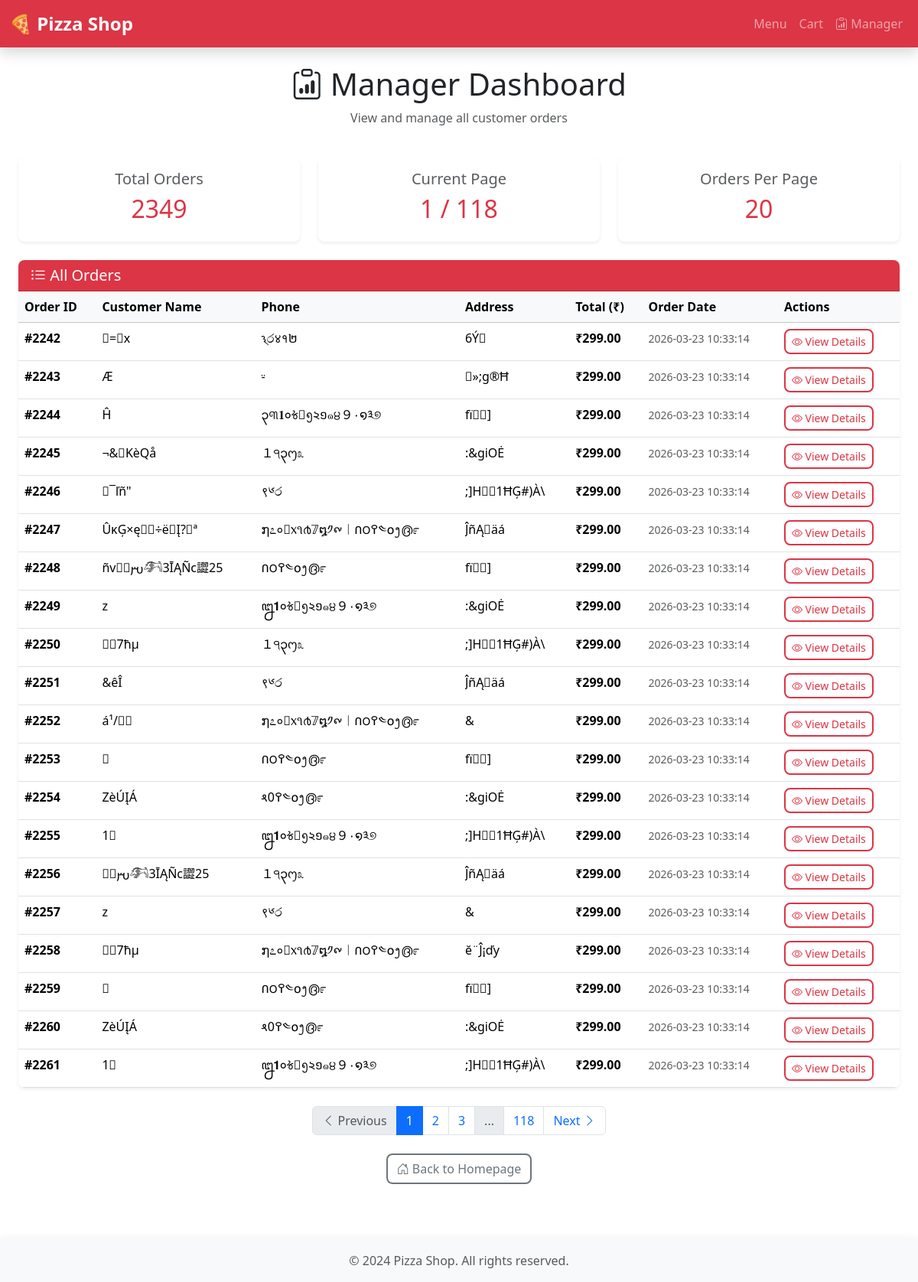
The app's page /manager/orders with its own data.
### tables this page shows
CREATE TABLE orders (
                id INTEGER PRIMARY KEY AUTOINCREMENT,
                customer_name TEXT NOT NULL,
                phone TEXT NOT NULL,
                address TEXT NOT NULL,
                total_price REAL NOT NULL,
                order_date TIMESTAMP DEFAULT CURRENT_TIMESTAMP
            );

### app.py (the view)
@app.route('/manager/orders')
def manager_orders():
    try:
        page = request.args.get('page', 1, type=int)
        per_page = request.args.get('per_page', 20, type=int)
        offset = (page - 1) * per_page
        all_orders = OrderProcessor.get_all_orders(limit=per_page, offset=offset)
        total_orders = OrderProcessor.get_order_count()
        total_pages = (total_orders + per_page - 1) // per_page
        has_prev = page > 1
        has_next = page < total_pages
        return render_template(
            'manager/orders.html',
            orders=all_orders,
            page=page,
            per_page=per_page,
            total_orders=total_orders,
            total_pages=total_pages,
            has_prev=has_prev,
            has_next=has_next
        )
    except Exception as e:
        logger.error(f"Error loading manager orders page: {str(e)}")
        return render_template('500.html'), 500

### app.py (called while the page is built)
def get_db_connection():
    try:
        conn = sqlite3.connect(DATABASE)
        conn.row_factory = sqlite3.Row
        return conn
    except sqlite3.Error as e:
        logger.error(f"Database connection error: {str(e)}")
        raise Exception(f"Failed to connect to database: {str(e)}")

    @staticmethod
    def get_order_count():
        conn = None
        try:
            conn = get_db_connection()
            cursor = conn.cursor()
            cursor.execute('SELECT COUNT(*) as count FROM orders')
            result = cursor.fetchone()
            conn.close()
            return result['count'] if result else 0
        except Exception as e:
            logger.error(f"Failed to get order count: {str(e)}")
            if conn:
                conn.close()
            return 0

### templates/manager/orders.html (shortened to what this page needs)
{% extends "base.html" %}  {% block content %}
<div class="container">
  <div class="row mb-4">
    <div class="col">
      <h1 class="text-center">
        <i class="bi bi-clipboard-data"></i> Manager Dashboard
      </h1>
      <p class="text-center text-muted">View and manage all customer orders</p>
    </div>
  </div>
  <div class="row mb-4">
    <div class="col-md-4">
      <div class="card text-center shadow-sm">
        <div class="card-body">
          <h5 class="card-title text-muted">Total Orders</h5>
          <h2 class="text-danger">{{ total_orders }}</h2>
        </div>
      </div>
    </div>
    <div class="col-md-4">
      <div class="card text-center shadow-sm">
        <div class="card-body">
          <h5 class="card-title text-muted">Current Page</h5>
          <h2 class="text-danger">{{ page }} / {{ total_pages }}</h2>
        </div>
      </div>
    </div>
    <div class="col-md-4">
      <div class="card text-center shadow-sm">
        <div class="card-body">
          <h5 class="card-title text-muted">Orders Per Page</h5>
          <h2 class="text-danger">{{ per_page }}</h2>
        </div>
      </div>
    </div>
  </div>
  {% if orders and orders|length > 0 %}
  <div class="card shadow-sm">
    <div class="card-header bg-danger text-white">
      <h5 class="mb-0"><i class="bi bi-list-ul"></i> All Orders</h5>
    </div>
    <div class="card-body p-0">
      <div class="table-responsive">
        <table class="table table-hover mb-0">
          <thead class="table-light">
            <tr>
              <th scope="col">Order ID</th>
              <th scope="col">Customer Name</th>
              <th scope="col">Phone</th>
              <th scope="col">Address</th>
              <th scope="col">Total (₹)</th>
              <th scope="col">Order Date</th>
              <th scope="col">Actions</th>
            </tr>
          </thead>
          <tbody>
            {% for order in orders %}
            <tr>
              <td><strong>#{{ order.id }}</strong></td>
              <td>{{ order.customer_name }}</td>
              <td>{{ order.phone }}</td>
              <td>
                <span
                  class="text-truncate d-inline-block"
                  style="max-width: 200px"
                  title="{{ order.address }}"
                >
                  {{ order.address }}
                </span>
              </td>
              <td><strong>₹{{ "%.2f"|format(order.total_price) }}</strong></td>
              <td>
                <small class="text-muted">{{ order.order_date }}</small>
              </td>
              <td>
                <a
                  href="/manager/orders/{{ order.id }}"
                  class="btn btn-sm btn-outline-danger"
                >
                  <i class="bi bi-eye"></i> View Details
                </a>
              </td>
            </tr>
            {% endfor %}
          </tbody>
        </table>
      </div>
    </div>
  </div>
  {% if total_pages > 1 %}
  <nav aria-label="Orders pagination" class="mt-4">
    <ul class="pagination justify-content-center">
      <li class="page-item {% if not has_prev %}disabled{% endif %}">
        <a
          class="page-link"
          href="?page={{ page - 1 }}&per_page={{ per_page }}"
          {%
          if
          not
          has_prev
          %}tabindex="-1"
          aria-disabled="true"
          {%
          endif
          %}
        >
          <i class="bi bi-chevron-left"></i> Previous
        </a>
      </li>
      {% for p in range(1, total_pages + 1) %} {% if p == page %}
      <li class="page-item active" aria-current="page">
        <span class="page-link">{{ p }}</span>
      </li>
      {% elif p == 1 or p == total_pages or (p >= page - 2 and p <= page + 2) %}
      <li class="page-item">
        <a class="page-link" href="?page={{ p }}&per_page={{ per_page }}"
          >{{ p }}</a
        >
      </li>
      {% elif p == page - 3 or p == page + 3 %}
      <li class="page-item disabled">
        <span class="page-link">...</span>
      </li>
      {% endif %} {% endfor %}
      <li class="page-item {% if not has_next %}disabled{% endif %}">
        <a
          class="page-link"
          href="?page={{ page + 1 }}&per_page={{ per_page }}"
        >
          Next <i class="bi bi-chevron-right"></i>
        </a>
      </li>
    </ul>
  </nav>
  {% endif %} {% endif %}
  <div class="text-center mt-4">
    <a href="/" class="btn btn-outline-secondary">
      <i class="bi bi-house-door"></i> Back to Homepage
    </a>
  </div>
</div>
<link
  rel="stylesheet"
  href="https://cdn.jsdelivr.net/npm/bootstrap-icons@1.11.1/font/bootstrap-icons.css"
/>
{% endblock %}

### static/css/style.css (style rules this page uses)
:root { --primary-red: #dc3545; --primary-red-hover: #bb2d3b; --primary-red-dark: #a02834; --light-gray: #f8f9fa; --border-radius: 0.5rem; --transition-speed: 0.3s; --shadow-sm: 0 0.125rem 0.25rem rgba(0, 0, 0, 0.075); --shadow-md: 0 0.5rem 1rem rgba(0, 0, 0, 0.15); --shadow-hover: 0 0.75rem 1.5rem rgba(0, 0, 0, 0.2); }
body { min-height: 100vh; display: flex; flex-direction: column; }
.btn { border-radius: var(--border-radius); font-weight: 500; transition: all var(--transition-speed) ease; border: none; }
.btn-outline-danger { border: 2px solid var(--primary-red); color: var(--primary-red); }
.btn-outline-secondary { border: 2px solid #6c757d; transition: all var(--transition-speed) ease; }
.card { border-radius: var(--border-radius); border: none; transition: all var(--transition-speed) ease; }
.card.shadow-sm { box-shadow: var(--shadow-sm); }
.card-header { border-radius: var(--border-radius) var(--border-radius) 0 0 !important; font-weight: 600; }
.table { border-radius: var(--border-radius); overflow: hidden; }
.table-hover tbody tr { transition: all var(--transition-speed) ease; }
@media (min-width: 769px) { .container { max-width: 1200px; } }

### records on screen
orders: id "2242", customer_name "򢭃=񆾨x", phone "𑱓෮४१២", address "6Ý򡹒", total_price "299.00", order_date "2026-03-23 10:33:14"
orders: id "2243", customer_name "Æ", phone "⸚", address "󥫉»;g®Ħ", total_price "299.00", order_date "2026-03-23 10:33:14"
orders: id "2244", customer_name "Ĥ", phone "၃୩𝟏𑋰𞋹𑯶᪅𑓒១๑੪９٠໑༣୭", address "fï󕋃񙣋]", total_price "299.00", order_date "2026-03-23 10:33:14"
orders: id "2245", customer_name "¬&򹏄KèQå", phone "１੧၃᧕೩", address ":&giOĖ", total_price "299.00", order_date "2026-03-23 10:33:14"
orders: id "2246", customer_name "󱸴¯ľñ\"", phone "९༦෮", address ";]­H󭕒񺤲1ĦĢ#)À\\", total_price "299.00", order_date "2026-03-23 10:33:14"
orders: id "2247", customer_name "ÛĸĢ×ę𼜏𳗯÷ë𭯣Į?񳓇ª", phone "໗೭०𑥘᥊૧൪𝟟໘༡᪑︱𑵓౦߉༤໐᪂൫೯", address "ĴñĄ󿶔äá", total_price "299.00", order_date "2026-03-23 10:33:14"
orders: id "2248", customer_name "ñv𚽈𾡁𐬫𔙃3ĪĄÑc譅25", phone "𑵓౦߉༤໐᪂൫೯", address "fï󕋃񙣋]", total_price "299.00", order_date "2026-03-23 10:33:14"
orders: id "2249", customer_name "z", phone "꧒𝟏𑋰𞋹𑯶᪅𑓒១๑੪９٠໑༣୭", address ":&giOĖ", total_price "299.00", order_date "2026-03-23 10:33:14"
orders: id "2250", customer_name "𩕁񔥆7ħµ", phone "１੧၃᧕೩", address ";]­H󭕒񺤲1ĦĢ#)À\\", total_price "299.00", order_date "2026-03-23 10:33:14"
orders: id "2251", customer_name "&êÎ", phone "९༦෮", address "ĴñĄ󿶔äá", total_price "299.00", order_date "2026-03-23 10:33:14"
orders: id "2252", customer_name "á¹/𰭄𮑂", phone "໗೭०𑥘᥊૧൪𝟟໘༡᪑︱𑵓౦߉༤໐᪂൫೯", address "&", total_price "299.00", order_date "2026-03-23 10:33:14"
orders: id "2253", customer_name "𕝃", phone "𑵓౦߉༤໐᪂൫೯", address "fï󕋃񙣋]", total_price "299.00", order_date "2026-03-23 10:33:14"
orders: id "2254", customer_name "ZèÚĮÁ", phone "𑛆0߉༤໐᪂൫೯", address ":&giOĖ", total_price "299.00", order_date "2026-03-23 10:33:14"
orders: id "2255", customer_name "1𻥄", phone "꧒𝟏𑋰𞋹𑯶᪅𑓒១๑੪９٠໑༣୭", address ";]­H󭕒񺤲1ĦĢ#)À\\", total_price "299.00", order_date "2026-03-23 10:33:14"
orders: id "2256", customer_name "𚽈𾡁𐬫𔙃3ĪĄÑc譅25", phone "１੧၃᧕೩", address "ĴñĄ󿶔äá", total_price "299.00", order_date "2026-03-23 10:33:14"
orders: id "2257", customer_name "z", phone "९༦෮", address "&", total_price "299.00", order_date "2026-03-23 10:33:14"
orders: id "2258", customer_name "𩕁񔥆7ħµ", phone "໗೭०𑥘᥊૧൪𝟟໘༡᪑︱𑵓౦߉༤໐᪂൫೯", address "ĕ¨Ĵ¡ďy", total_price "299.00", order_date "2026-03-23 10:33:14"
orders: id "2259", customer_name "𕝃", phone "𑵓౦߉༤໐᪂൫೯", address "fï󕋃񙣋]", total_price "299.00", order_date "2026-03-23 10:33:14"
orders: id "2260", customer_name "ZèÚĮÁ", phone "𑛆0߉༤໐᪂൫೯", address ":&giOĖ", total_price "299.00", order_date "2026-03-23 10:33:14"
orders: id "2261", customer_name "1𻥄", phone "꧒𝟏𑋰𞋹𑯶᪅𑓒១๑੪９٠໑༣୭", address ";]­H󭕒񺤲1ĦĢ#)À\\", total_price "299.00", order_date "2026-03-23 10:33:14"

### other values on screen
{{ total_orders }} "2349"
{{ page }} "1"
{{ total_pages }} "118"
{{ per_page }} "20"
{{ p }} "1"
{{ p }} "2" "3" "118"
